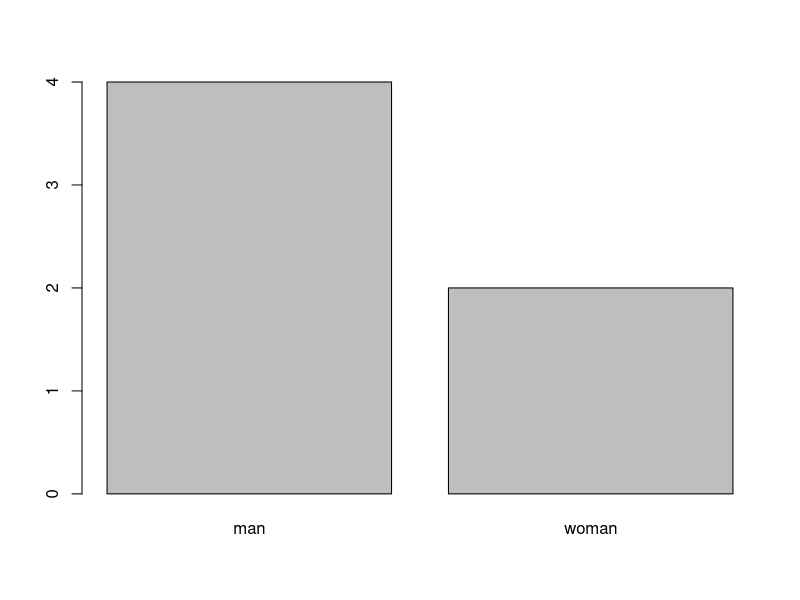

This figure's R source:
# 요인형(Factor)
# 같은 성격의 값의 목록을 범주로 갖는 벡터 자료

# [유형]
# nominal: 순서가 없음, 알파벳 순서로 정렬
# ordinal: 순서가 있음, 사용자가 지정한 순서

# 벡터
gender <- c("man","woman","woman","man","man","man")

# 요인형 : factor nominal
# 벡터를 요인형으로 변환
# default : 알파벳 순서로 정렬되는 요인형
nominal_gender <- as.factor(gender)
nominal_gender # Levels: man woman

# 빈도수 : 수치형
table(nominal_gender) # man 4, woman 2

# 빈도수 : 그래프
plot(nominal_gender)

# mode(): 자료형
mode(nominal_gender) #numeric

# class() 자료형
class(nominal_gender) # factor